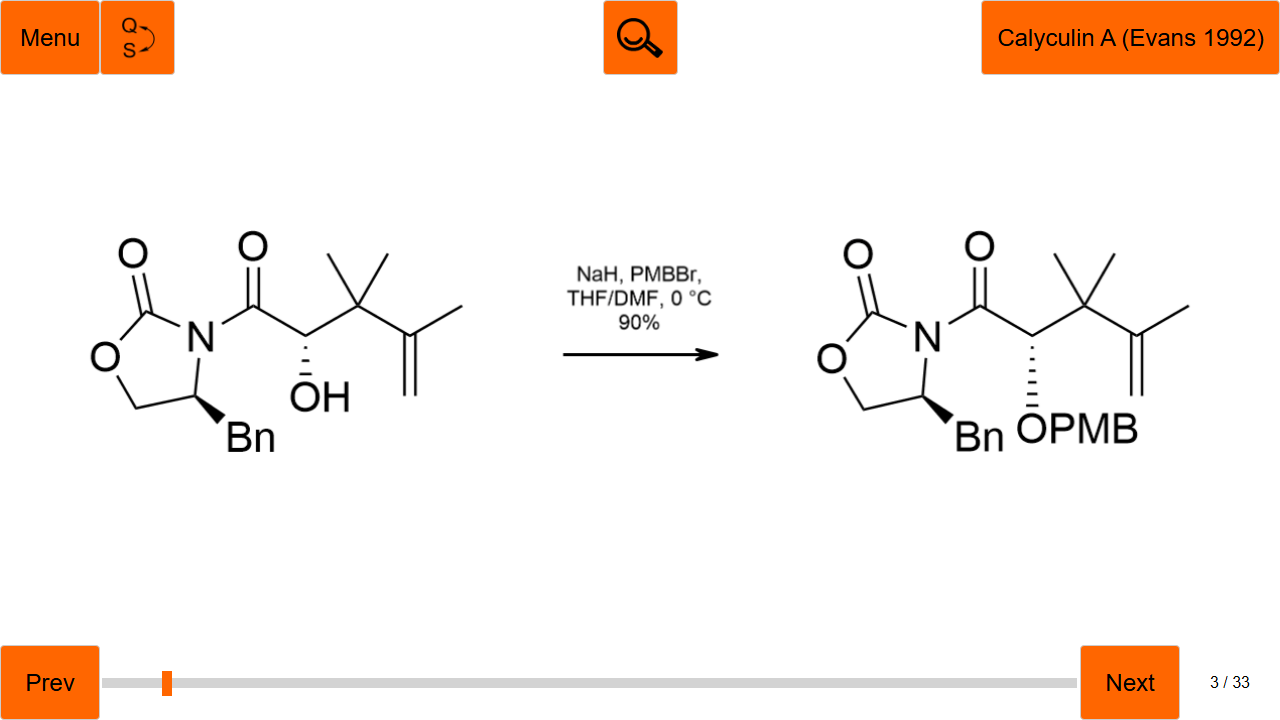
#> input picture example-content/Calyculin A (Evans 1992)/sequence_03.png, 1280 x 720 px, given as the content of the folder D:/chemistry-scraped/1-epiaustraline 3 (Donohoe 2004), which was not available
$ python process_epiaustraline.py
#> lines starting #> are read from the running program, lines starting #| are printed output that depends on the picture; pictures that were not available may be replaced by others from this repository, and a replacement may not be noted
### image_splitter/image_splitter.py
"""
Image splitter that extracts sections from chemistry reaction screenshots.

1. Removes header and footer (orange UI bars)
2. Splits the content area into Left, Middle, Right along white pixel columns

==============================================================================
CRITICAL RULES - MUST FOLLOW WHEN MODIFYING THIS SCRIPT:
==============================================================================
1. Header and footer detection must ALWAYS be dynamic
2. Scan from top to find where orange header ends
3. Scan from bottom to find where orange footer starts
4. NEVER hardcode pixel positions, heights, or percentages
5. Each image may have different dimensions - detect everything dynamically
6. The only acceptable "constants" are color detection thresholds for orange
==============================================================================
"""

from PIL import Image
import numpy as np
from pathlib import Path
from multiprocessing import Pool
from functools import partial


def is_orange_pixel(pixel) -> bool:
    """Check if a pixel is orange (high R, medium G, low B)."""
    r, g, b = int(pixel[0]), int(pixel[1]), int(pixel[2])
    # Orange has R much higher than B, and G somewhere in between
    return r > 200 and 50 < g < 200 and b < 150


def row_has_orange(row) -> bool:
    """Check if a row has any orange pixels."""
    for pixel in row:
        if is_orange_pixel(pixel):
            return True
    return False


def find_content_bounds(img_array: np.ndarray) -> tuple[int, int]:
    """
    Find the top and bottom bounds of the main content by detecting
    orange UI bars dynamically.

    Scans from top to find where header ends.
    Scans from bottom to find where footer starts.

    Returns (top_y, bottom_y) coordinates.
    """
    height = img_array.shape[0]

    # Find header bottom: scan from top until we pass through orange area
    top_y = 0
    in_header = False
    for y in range(height):
        row = img_array[y]
        if row_has_orange(row):
            in_header = True
            top_y = y + 1  # 1 pixel below this orange row
        elif in_header:
            # We were in header and now hit non-orange, header is done
            break

    # Find footer top: scan from bottom up until we pass through orange area
    bottom_y = height
    in_footer = False
    for y in range(height - 1, -1, -1):
        row = img_array[y]
        if row_has_orange(row):
            in_footer = True
        elif in_footer:
            # We passed through orange footer and hit content area
            bottom_y = y + 1  # Cut 1 pixel above the footer
            break

    return top_y, bottom_y


def is_column_completely_white(img_array: np.ndarray, x: int, threshold: int = 250) -> bool:
    """Check if a column is COMPLETELY white (all pixels white)."""
    col = img_array[:, x]
    return np.all(col > threshold)


def find_white_column_splits(img_array: np.ndarray, threshold: int = 250) -> list[int]:
    """
    Find vertical split points by scanning from center outward.

    Starts at the center pixel and scans:
    - LEFT until finding first completely white column
    - RIGHT until finding first completely white column

    Returns [left_split, right_split] x-coordinates.
    """
    height, width = img_array.shape[:2]
    center = width // 2

    # Scan LEFT from center to find first completely white column
    left_split = None
    for x in range(center, -1, -1):
        if is_column_completely_white(img_array, x, threshold):
            left_split = x
            break

    # Scan RIGHT from center to find first completely white column
    right_split = None
    for x in range(center, width):
        if is_column_completely_white(img_array, x, threshold):
            right_split = x
            break

    # Handle cases where no white column was found
    if left_split is None:
        left_split = width // 3
    if right_split is None:
        right_split = 2 * width // 3

    return [left_split, right_split]


def split_image(image_path: str, output_dir: str = None, verbose: bool = True) -> dict[str, Image.Image]:
    """
    Split an image into Left, Middle, Right sections.

    1. Remove header/footer (orange UI bars)
    2. Split the content area into 3 parts along white vertical lines

    Args:
        image_path: Path to the input image
        output_dir: Optional directory to save the output images
        verbose: Print progress messages

    Returns:
        Dictionary with 'left', 'middle', 'right' keys and PIL Image values
    """
#> called with image_path = '_only/sequence_03.png', verbose = True
    img = Image.open(image_path).convert('RGB')
#> img is the input picture: PIL image 1280x720 RGB; mean R, G, B 249.9, 241.5, 235.8
    img_array = np.array(img)

    height, width = img_array.shape[:2]
#> height = 720; width = 1280

    # Step 1: Find content bounds (remove header/footer)
    top_y, bottom_y = find_content_bounds(img_array)

    # Step 2: Extract content area (full height between header and footer)
    content = img_array[top_y:bottom_y, :]
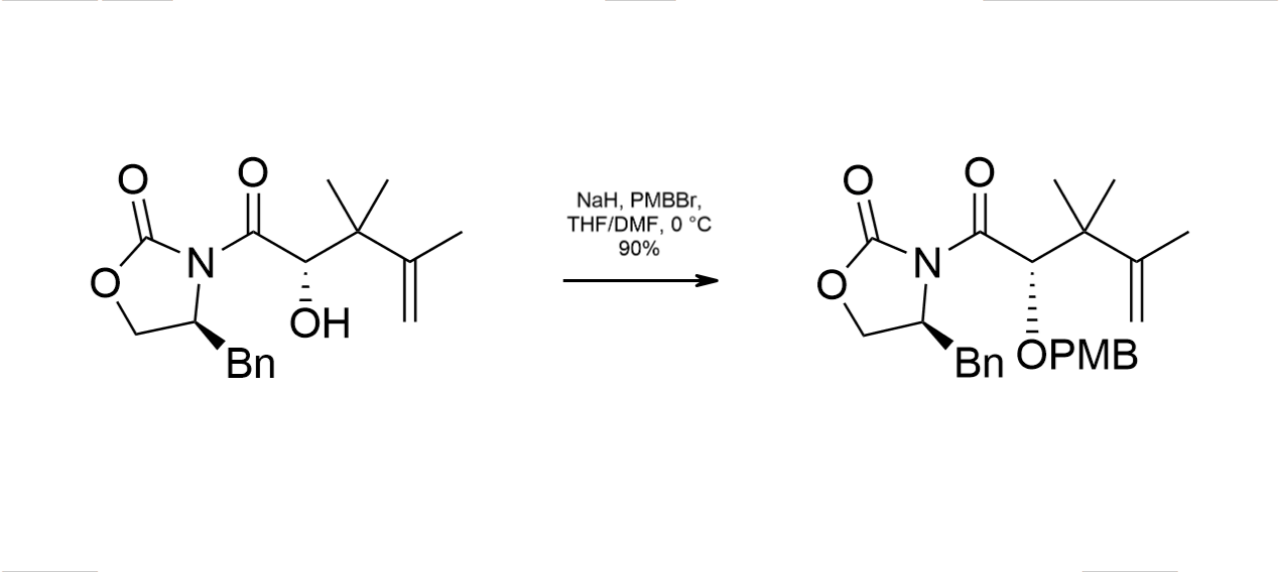
#> content: shape (572, 1280, 3); mean R, G, B 250.4, 250.4, 250.4

    # Step 3: Find white column splits in the content area
    splits = find_white_column_splits(content)

    if verbose:
        print(f"Content bounds: top={top_y}, bottom={bottom_y}")
#| Content bounds: top=74, bottom=646
        print(f"Content area: y={top_y} to {bottom_y}")
#| Content area: y=74 to 646
        print(f"Split points: x={splits}")
#| Split points: x=[561, 719]

    # Step 4: Cut into Left, Middle, Right
    results = {}

    left_img = img.crop((0, top_y, splits[0], bottom_y))
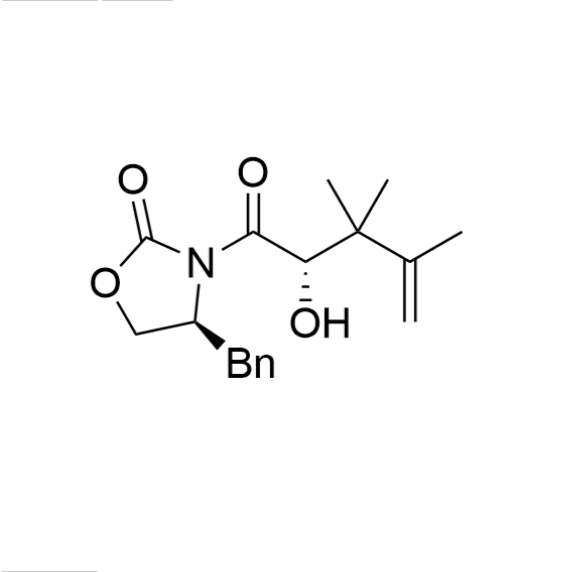
#> left_img: PIL image 561x572 RGB; mean R, G, B 250.9, 250.9, 250.9
    middle_img = img.crop((splits[0], top_y, splits[1], bottom_y))
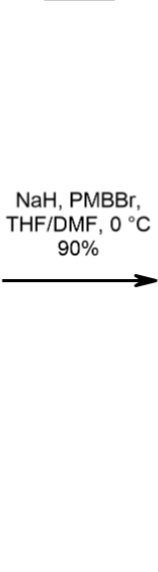
#> middle_img: PIL image 158x572 RGB; mean R, G, B 249.2, 249.2, 249.2
    right_img = img.crop((splits[1], top_y, width, bottom_y))
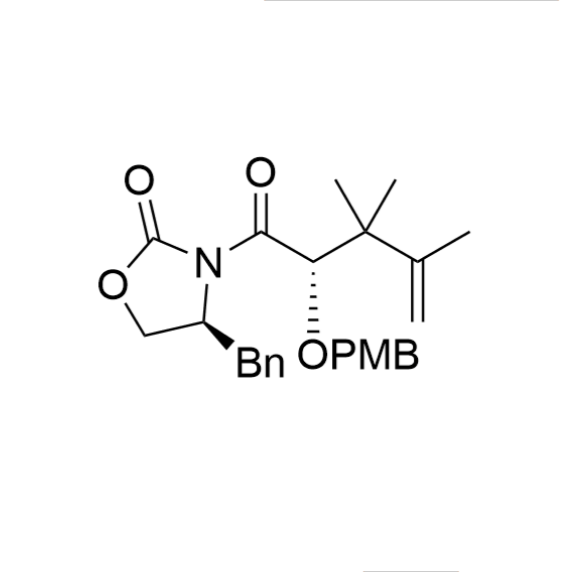
#> right_img: PIL image 561x572 RGB; mean R, G, B 250.2, 250.2, 250.2

    results['left'] = left_img
    results['middle'] = middle_img
    results['right'] = right_img

    # Save if output directory specified
    if output_dir:
        out_path = Path(output_dir)
        out_path.mkdir(parents=True, exist_ok=True)

        stem = Path(image_path).stem
        left_img.save(out_path / f"{stem}_left.png")
        middle_img.save(out_path / f"{stem}_middle.png")
        right_img.save(out_path / f"{stem}_right.png")
        if verbose:
            print(f"Saved to {out_path}")

    return results


# [8 lines left out: function _process_single_image, not called in this run]


def process_batch(input_dir: str, output_dir: str, pattern: str = "*.png"):
    """Process all matching images in a directory (sequential)."""
    input_path = Path(input_dir)
    for img_file in input_path.glob(pattern):
        print(f"\nProcessing: {img_file.name}")
        try:
            split_image(str(img_file), output_dir)
        except Exception as e:
            print(f"  Error: {e}")


# [27 lines left out: function process_batch_parallel, not called in this run]


# [17 lines that do not run on import are left out]

### image_splitter/process_epiaustraline.py
"""
Process all images in the 1-epiaustraline 3 (Donohoe 2004) directory.
"""

from image_splitter import process_batch

INPUT_DIR = r"D:\chemistry-scraped\1-epiaustraline 3 (Donohoe 2004)"
OUTPUT_DIR = r"D:\chemistry-scraped\1-epiaustraline 3 (Donohoe 2004)\output"

if __name__ == "__main__":
    print(f"Processing images from: {INPUT_DIR}")
    print(f"Output directory: {OUTPUT_DIR}")
    print()

    # Process PNG and JPG files
    process_batch(INPUT_DIR, OUTPUT_DIR, "*.png")
    process_batch(INPUT_DIR, OUTPUT_DIR, "*.jpg")

    print("\nDone!")
